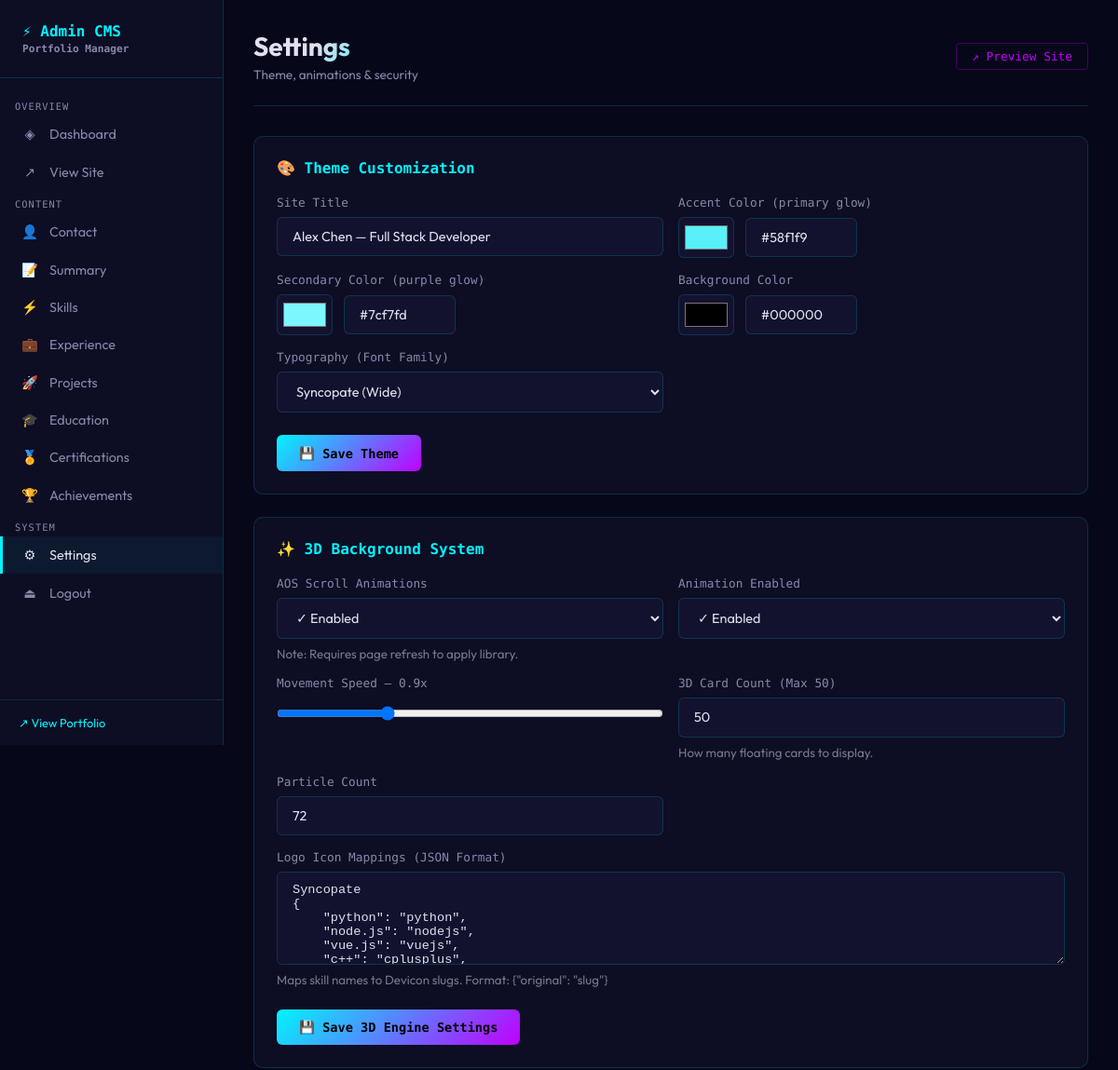
Before: /admin/settings (signed in, upper part) with the older database file.
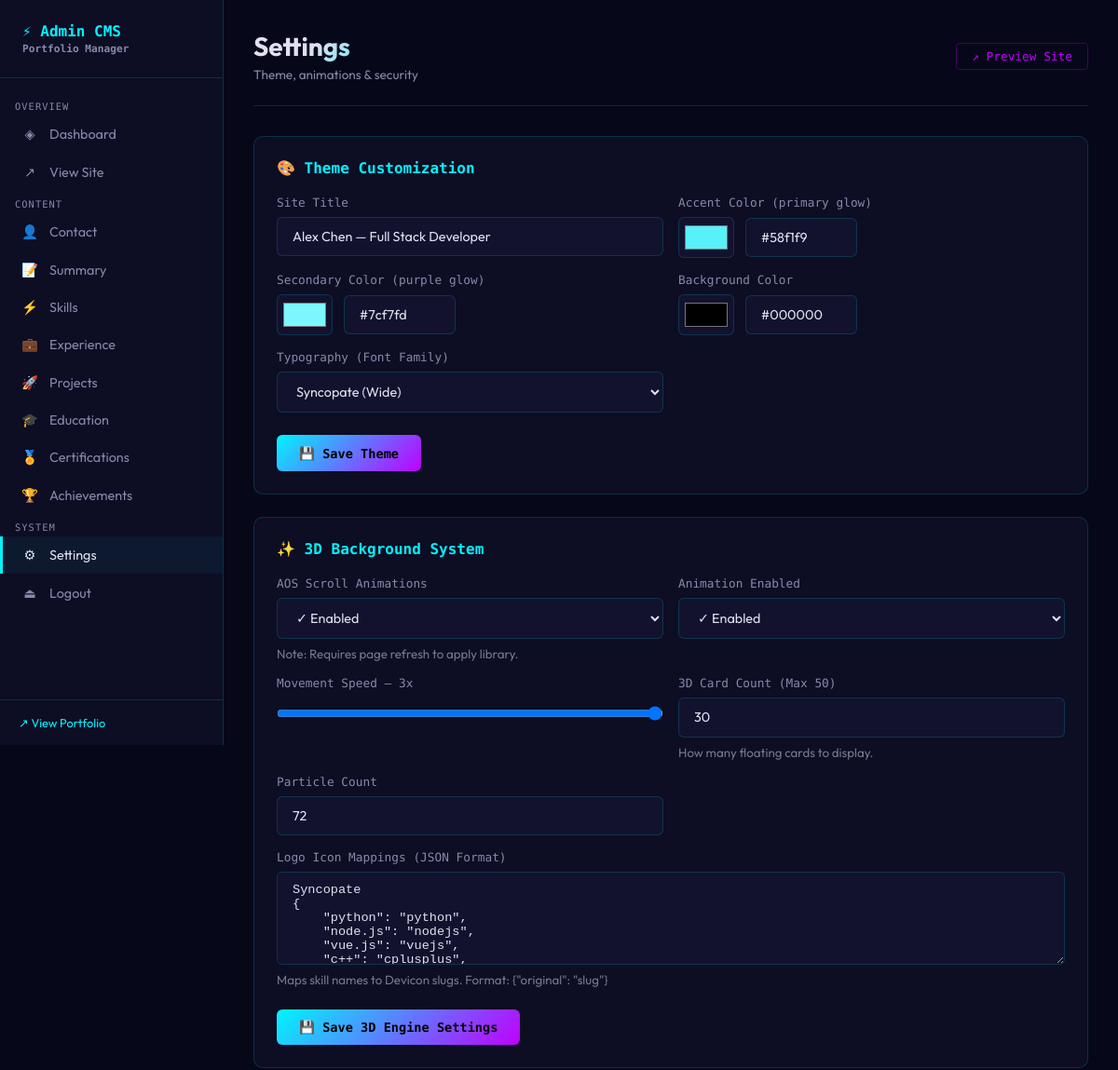
After: the same page with the newer database file.
### tables this page shows
CREATE TABLE site_settings (
        id INTEGER PRIMARY KEY,
        key TEXT UNIQUE NOT NULL,
        value TEXT
    );

### app/routes/admin.py (the view, shortened to what this page needs)
@admin_bp.route('/settings', methods=['GET', 'POST'])
@login_required
def settings():
    db = get_db(current_app.config['DB_PATH'])
    settings = {r['key']: r['value'] for r in db.execute("SELECT key,value FROM site_settings").fetchall()}
    db.close()
    return render_template('admin/settings.html', settings=settings)

### app/db.py (called while the page is built)
def get_db(db_path):
    conn = sqlite3.connect(db_path)
    conn.row_factory = sqlite3.Row
    conn.execute("PRAGMA journal_mode=WAL")
    return conn

### app/routes/admin.py (called while the page is built)
def login_required(f):
    @wraps(f)
    def decorated(*args, **kwargs):
        if not session.get('admin_logged_in'):
            return redirect(url_for('admin.login'))
        return f(*args, **kwargs)
    return decorated

### app/templates/admin/settings.html (shortened to what this page needs)
{% extends 'admin/base.html' %}
{% block content %}
<div class="page-header">
  <div>
    <div class="page-title">Settings</div>
    <div class="page-subtitle">Theme, animations & security</div>
  </div>
  <a href="/" target="_blank" class="preview-link">↗ Preview Site</a>
</div>
<div class="card">
  <div class="card-title">🎨 Theme Customization</div>
  <form method="POST">
    <div class="form-grid">
      <div class="form-group">
        <label>Site Title</label>
        <input name="site_title" value="{{ settings.get('site_title', 'Portfolio') }}">
      </div>
      <div class="form-group">
        <label>Accent Color (primary glow)</label>
        <div style="display:flex;gap:.75rem;align-items:center">
          <input type="color" name="accent_color" id="accent-picker"
            value="{{ settings.get('accent_color', '#00f5ff') }}" style="width:60px"
            oninput="document.getElementById('accent-hex').value=this.value;previewColor('--accent', this.value)">
          <input type="text" id="accent-hex" value="{{ settings.get('accent_color', '#00f5ff') }}" style="width:120px"
            oninput="document.getElementById('accent-picker').value=this.value;previewColor('--accent',this.value)">
        </div>
      </div>
      <div class="form-group">
        <label>Secondary Color (purple glow)</label>
        <div style="display:flex;gap:.75rem;align-items:center">
          <input type="color" name="secondary_color" id="secondary-picker"
            value="{{ settings.get('secondary_color', '#bf00ff') }}" style="width:60px"
            oninput="document.getElementById('secondary-hex').value=this.value;previewColor('--secondary', this.value)">
          <input type="text" id="secondary-hex" value="{{ settings.get('secondary_color', '#bf00ff') }}"
            style="width:120px"
            oninput="document.getElementById('secondary-picker').value=this.value;previewColor('--secondary',this.value)">
        </div>
      </div>
      <div class="form-group">
        <label>Background Color</label>
        <div style="display:flex;gap:.75rem;align-items:center">
          <input type="color" name="bg_color" id="bg-picker" value="{{ settings.get('bg_color', '#050510') }}"
            style="width:60px"
            oninput="document.getElementById('bg-hex').value=this.value;previewColor('--bg', this.value)">
          <input type="text" id="bg-hex" value="{{ settings.get('bg_color', '#050510') }}" style="width:120px"
            oninput="document.getElementById('bg-picker').value=this.value;previewColor('--bg',this.value)">
        </div>
      </div>
      <div class="form-group">
        <label>Typography (Font Family)</label>
        <select name="font_family" onchange="previewFont(this.value)">
          <option value="'Syncopate', sans-serif" {% if settings.get('font_family')=="'Syncopate', sans-serif"
            %}selected{% endif %}>Syncopate (Wide)</option>
        </select>
      </div>
    </div>
    <div class="form-actions"><button type="submit" class="btn btn-primary">💾 Save Theme</button></div>
  </form>
</div>
<div class="card">
  <div class="card-title">✨ 3D Background System</div>
  <form method="POST">
    <div class="form-grid">
      <div class="form-group">
        <label>AOS Scroll Animations</label>
        <select name="aos_enabled">
          <option value="true" {% if settings.get('aos_enabled', 'true' )=='true' %}selected{% endif %}>✓ Enabled
          </option>
        </select>
        <small style="opacity:0.5">Note: Requires page refresh to apply library.</small>
      </div>
      <div class="form-group">
        <label>Animation Enabled</label>
        <select name="animation_enabled">
          <option value="true" {% if settings.get('animation_enabled','true')=='true' %}selected{% endif %}>✓ Enabled
          </option>
        </select>
      </div>
      <div class="form-group">
        <label>Movement Speed — <span id="speed-val">{{ settings.get('animation_speed','1.0') }}x</span></label>
        <input type="range" name="animation_speed" min="0.1" max="3.0" step="0.1"
          value="{{ settings.get('animation_speed','1.0') }}"
          oninput="document.getElementById('speed-val').textContent=this.value+'x'">
      </div>
      <div class="form-group">
        <label>3D Card Count (Max 50)</label>
        <input type="number" name="floater_count" value="{{ settings.get('floater_count','25') }}" min="10" max="50">
        <small style="opacity:0.5">How many floating cards to display.</small>
      </div>
      <div class="form-group">
        <label>Particle Count</label>
        <input type="number" name="particle_count" value="{{ settings.get('particle_count','120') }}" min="10"
          max="400">
      </div>
      <div class="form-group" style="grid-column: span 2">
        <label>Logo Icon Mappings (JSON Format)</label>
        <textarea name="icon_mappings" rows="5"
          style="font-family:monospace; font-size:0.85rem; width:100%">{{ settings.get('icon_mappings', '{\n  "python": "python",\n  "node.js": "nodejs",\n  "vue.js": "vuejs",\n  "c++": "cplusplus",\n  "flask": "flask",\n  "aws": "amazonwebservices"\n}') }}</textarea>
        <small style="opacity:0.5">Maps skill names to Devicon slugs. Format: {"original": "slug"}</small>
      </div>
    </div>
    <div class="form-actions"><button type="submit" class="btn btn-primary">💾 Save 3D Engine Settings</button></div>
  </form>
</div>
{% endblock %}

### app/templates/admin/base.html (shortened to what this page needs)
<!DOCTYPE html>
<html lang="en">
<head>
</head>
<body>
  <aside class="sidebar">
    <div class="sidebar-brand">⚡ Admin CMS <span>Portfolio Manager</span></div>
    <nav class="sidebar-nav">
      <div class="nav-section">Overview</div>
      <a href="/admin/" class="sidebar-link {% if request.endpoint == 'admin.dashboard' %}active{% endif %}">
        <span class="icon">◈</span><span>Dashboard</span>
      </a>
      <a href="/" target="_blank" class="sidebar-link"><span class="icon">↗</span><span>View Site</span></a>
      <div class="nav-section">Content</div>
      <a href="/admin/contact" class="sidebar-link {% if 'contact' in request.endpoint %}active{% endif %}"><span
          class="icon">👤</span><span>Contact</span></a>
      <a href="/admin/summary" class="sidebar-link {% if 'summary' in request.endpoint %}active{% endif %}"><span
          class="icon">📝</span><span>Summary</span></a>
      <a href="/admin/skills" class="sidebar-link {% if 'skill' in request.endpoint %}active{% endif %}"><span
          class="icon">⚡</span><span>Skills</span></a>
      <a href="/admin/experience" class="sidebar-link {% if 'experience' in request.endpoint %}active{% endif %}"><span
          class="icon">💼</span><span>Experience</span></a>
      <a href="/admin/projects" class="sidebar-link {% if 'project' in request.endpoint %}active{% endif %}"><span
          class="icon">🚀</span><span>Projects</span></a>
      <a href="/admin/education" class="sidebar-link {% if 'education' in request.endpoint %}active{% endif %}"><span
          class="icon">🎓</span><span>Education</span></a>
      <a href="/admin/certifications"
        class="sidebar-link {% if 'certification' in request.endpoint %}active{% endif %}"><span
          class="icon">🏅</span><span>Certifications</span></a>
      <a href="/admin/achievements"
        class="sidebar-link {% if 'achievement' in request.endpoint %}active{% endif %}"><span
          class="icon">🏆</span><span>Achievements</span></a>
      <div class="nav-section">System</div>
      <a href="/admin/settings" class="sidebar-link {% if 'settings' in request.endpoint %}active{% endif %}"><span
          class="icon">⚙</span><span>Settings</span></a>
      <a href="/admin/logout" class="sidebar-link"><span class="icon">⏏</span><span>Logout</span></a>
    </nav>
    <div class="sidebar-footer"><a href="/" target="_blank">↗ View Portfolio</a></div>
  </aside>
  <main class="main">
    {% block content %}{% endblock %}
  </main>
</body>
</html>

### app/templates/admin/base.html (style rules this page uses)
:root { --accent: #00f5ff; --secondary: #bf00ff; --bg: #07071a; --bg2: #0d0d24; --bg3: #12122e; --text: #e0e0f0; --text-dim: #8888aa; --border: rgba(0, 245, 255, 0.15); --success: #00cc88; --error: #ff4466; --font-mono: 'Space Mono', monospace; --font: 'Outfit', sans-serif; --r: 10px; }
*, *::before, *::after { box-sizing: border-box; margin: 0; padding: 0; }
body { font-family: var(--font); background: var(--bg); color: var(--text); min-height: 100vh; display: flex; }
.sidebar { width: 240px; background: var(--bg2); border-right: 1px solid var(--border); display: flex; flex-direction: column; position: fixed; height: 100vh; z-index: 10; }
.sidebar-brand { padding: 1.5rem; font-family: var(--font-mono); font-size: 1rem; font-weight: 700; border-bottom: 1px solid var(--border); color: var(--accent); }
.sidebar-brand span { color: var(--text-dim); font-size: 0.7rem; display: block; margin-top: 0.2rem; }
.sidebar-nav { flex: 1; padding: 1rem 0; overflow-y: auto; }
.nav-section { padding: 0.5rem 1rem 0.25rem; font-size: 0.65rem; color: var(--text-dim); text-transform: uppercase; letter-spacing: 0.1em; font-family: var(--font-mono); }
.sidebar-link { display: flex; align-items: center; gap: 0.75rem; padding: 0.7rem 1.25rem; color: var(--text-dim); text-decoration: none; font-size: 0.9rem; transition: all 0.2s; border-left: 3px solid transparent; }
.sidebar-link:hover, .sidebar-link.active { color: var(--text); background: rgba(0, 245, 255, 0.05); border-left-color: var(--accent); }
.sidebar-link .icon { width: 18px; text-align: center; }
.sidebar-footer { padding: 1rem 1.25rem; border-top: 1px solid var(--border); font-size: 0.8rem; color: var(--text-dim); }
.sidebar-footer a { color: var(--accent); text-decoration: none; }
.main { margin-left: 240px; flex: 1; padding: 2rem; min-height: 100vh; }
.page-header { display: flex; justify-content: space-between; align-items: center; margin-bottom: 2rem; padding-bottom: 1.5rem; border-bottom: 1px solid var(--border); }
.page-title { font-size: 1.75rem; font-weight: 700; background: linear-gradient(135deg, var(--text) 40%, var(--accent)); -webkit-background-clip: text; -webkit-text-fill-color: transparent; background-clip: text; }
.page-subtitle { color: var(--text-dim); font-size: 0.85rem; margin-top: 0.25rem; }
.card { background: var(--bg2); border: 1px solid var(--border); border-radius: var(--r); padding: 1.5rem; margin-bottom: 1.5rem; }
.card-title { font-size: 1rem; font-weight: 600; margin-bottom: 1.25rem; color: var(--accent); font-family: var(--font-mono); }
.form-grid { display: grid; grid-template-columns: repeat(auto-fill, minmax(280px, 1fr)); gap: 1rem; }
.form-group { display: flex; flex-direction: column; gap: 0.5rem; }
label { font-size: 0.8rem; color: var(--text-dim); font-family: var(--font-mono); }
input, textarea, select { background: var(--bg3); border: 1px solid var(--border); border-radius: 6px; padding: 0.7rem 1rem; color: var(--text); font-family: var(--font); font-size: 0.9rem; transition: border-color 0.2s; width: 100%; }
textarea { resize: vertical; min-height: 100px; }
input[type="color"] { height: 44px; padding: 0.25rem; cursor: pointer; }
input[type="range"] { padding: 0.5rem 0; }
.form-actions { display: flex; gap: 1rem; margin-top: 1.5rem; flex-wrap: wrap; }
.btn { padding: 0.7rem 1.5rem; border-radius: 6px; font-family: var(--font-mono); font-size: 0.85rem; cursor: pointer; text-decoration: none; display: inline-flex; align-items: center; gap: 0.5rem; border: none; transition: all 0.2s; }
.btn-primary { background: linear-gradient(135deg, var(--accent), var(--secondary)); color: #000; font-weight: 700; }
.preview-link { display: inline-flex; align-items: center; gap: 0.5rem; font-family: var(--font-mono); font-size: 0.8rem; color: var(--secondary); text-decoration: none; border: 1px solid rgba(191, 0, 255, 0.3); padding: 0.4rem 1rem; border-radius: 4px; }

Changed rows visible on the page:
no longer on this page (row edited): site_settings: get "0.9", animation_speed "0.9"
added site_settings: aos_enabled "✓ Enabled"
changed site_settings (number 8 of 10 on the later page): floater_count "50" → "30"
Other visible differences:
{{ settings.get('animation_speed','1.0') }}: (not shown) → "3"
form field animation_speed: (not shown) → "3"
form field aos_enabled: "✓ Enabled" → (not shown)
